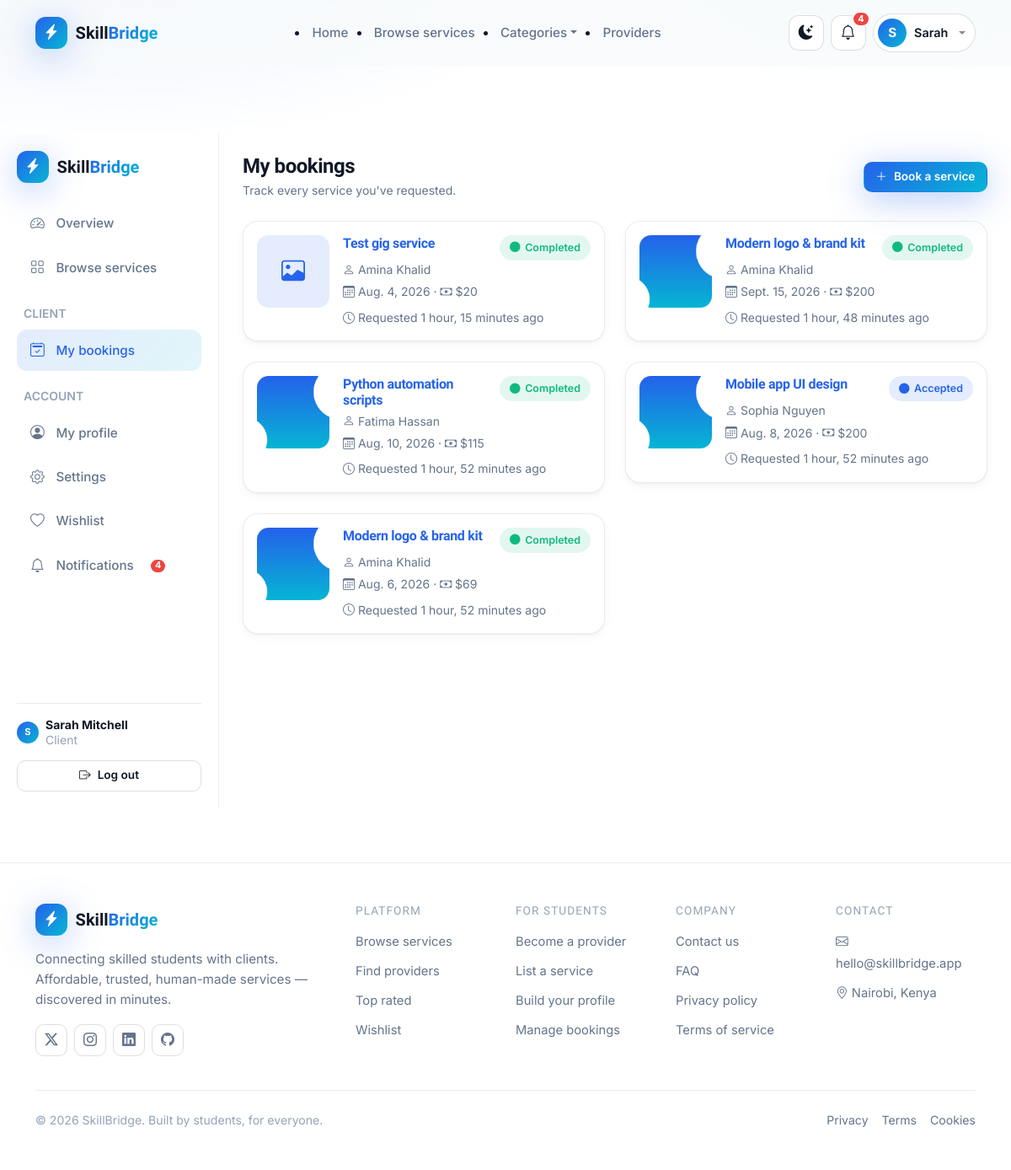
/bookings/mine/ (signed in), run on the app's committed database.
### accounts/models.py (models this page shows, shortened)
class User(AbstractUser):
    class Role(models.TextChoices):
        STUDENT = 'student', 'Student / Provider'
        CLIENT = 'client', 'Client'
    role = models.CharField(max_length=20, choices=Role.choices, default=Role.CLIENT)
    phone = models.CharField(max_length=20, blank=True)
    bio = models.TextField(max_length=1000, blank=True)
    profile_image = models.ImageField(upload_to='profiles/', blank=True, null=True)
    occupation = models.CharField(max_length=120, blank=True)
    location = models.CharField(max_length=120, blank=True)
    website = models.URLField(blank=True)
    skills = models.ManyToManyField('services.Category', related_name='providers', blank=True)
    is_provider_approved = models.BooleanField(
        default=False,
        help_text='Approved by admin before a student can publish services.',
    )
    created_at = models.DateTimeField(auto_now_add=True)
    updated_at = models.DateTimeField(auto_now=True)
    @property
    def is_student(self):
        return self.role == self.Role.STUDENT
    def unread_notifications(self):
        return self.notifications.filter(is_read=False).count()

### bookings/models.py (models this page shows, shortened)
class Booking(models.Model):
    class Status(models.TextChoices):
        PENDING = 'pending', 'Pending'
        ACCEPTED = 'accepted', 'Accepted'
        COMPLETED = 'completed', 'Completed'
        CANCELLED = 'cancelled', 'Cancelled'
    client = models.ForeignKey(
        settings.AUTH_USER_MODEL, on_delete=models.CASCADE, related_name='bookings_made'
    )
    provider = models.ForeignKey(
        settings.AUTH_USER_MODEL, on_delete=models.CASCADE, related_name='bookings_received'
    )
    service = models.ForeignKey('services.Service', on_delete=models.CASCADE, related_name='bookings')
    description = models.TextField(max_length=2000, blank=True)
    status = models.CharField(max_length=20, choices=Status.choices, default=Status.PENDING)
    preferred_date = models.DateField(null=True, blank=True)
    budget = models.DecimalField(max_digits=10, decimal_places=2, null=True, blank=True)
    created_at = models.DateTimeField(auto_now_add=True)
    updated_at = models.DateTimeField(auto_now=True)
    class Meta:
        ordering = ['-created_at']

### services/models.py (models this page shows, shortened)
class Service(models.Model):
    class Availability(models.TextChoices):
        AVAILABLE = 'available', 'Available'
        BUSY = 'busy', 'Busy'
        LIMITED = 'limited', 'Limited slots'
    title = models.CharField(max_length=160)
    description = models.TextField(max_length=3000)
    category = models.ForeignKey(Category, on_delete=models.SET_NULL, null=True, related_name='services')
    price = models.DecimalField(max_digits=10, decimal_places=2)
    image = models.ImageField(upload_to='services/', blank=True, null=True)
    availability = models.CharField(
        max_length=20, choices=Availability.choices, default=Availability.AVAILABLE
    )
    provider = models.ForeignKey(
        settings.AUTH_USER_MODEL, on_delete=models.CASCADE, related_name='services'
    )
    is_approved = models.BooleanField(
        default=True,
        help_text='Admin approval gate; false hides the listing.',
    )
    created_at = models.DateTimeField(auto_now_add=True)
    updated_at = models.DateTimeField(auto_now=True)
    class Meta:
        ordering = ['-created_at']

### bookings/views.py (the view)
# urls.py: path('mine/', views.my_bookings, name='my_bookings'),
@login_required
def my_bookings(request):
    bookings = Booking.objects.filter(client=request.user).select_related('service', 'service__provider')
    return render(request, 'bookings/my_bookings.html', {'bookings': bookings})

### accounts/context_processors.py (called while the page is built)
def global_context(request):
    ctx = {
        'all_categories': Category.objects.all().order_by('name'),
        'total_categories': Category.objects.count(),
    }
    if request.user.is_authenticated:
        ctx['unread_notification_count'] = request.user.unread_notifications()
    return ctx

### templates/bookings/my_bookings.html (shortened to what this page needs)
{% extends 'base.html' %}
{% load static %}
{% block body_class %}sb-dash-body{% endblock %}
{% block content %}
<div class="sb-dash-wrap">
  {% include 'dashboard/includes/sidebar.html' %}
  <main class="sb-dash-main">
    <div class="sb-dash-topbar">
      <div>
        <h4 class="fw-bold mb-1">My bookings</h4>
        <div class="sb-text-muted small">Track every service you've requested.</div>
      </div>
      <a href="{% url 'services:browse' %}" class="sb-btn sb-btn-primary sb-btn-sm"><i class="bi bi-plus-lg"></i> Book a service</a>
    </div>
    <div class="row g-4">
      {% for b in bookings %}
        <div class="col-md-6">
          <a href="{% url 'bookings:detail' pk=b.pk %}" class="text-decoration-none">
            <div class="sb-card p-3 d-flex gap-3">
              {% if b.service.image %}
                <img src="{{ b.service.image.url }}" alt="" style="width:86px;height:86px;object-fit:cover;border-radius:14px">
              {% else %}
                <span class="sb-stat-icon sb-stat-icon--blue" style="width:86px;height:86px;border-radius:14px"><i class="bi bi-image fs-3"></i></span>
              {% endif %}
              <div class="flex-grow-1 min-w-0">
                <div class="d-flex justify-content-between align-items-start gap-2">
                  <h6 class="fw-bold mb-1 text-reset">{{ b.service.title|truncatechars:44 }}</h6>
                  <span class="sb-badge sb-badge--{{ b.status }}"><i class="bi bi-circle-fill"></i> {{ b.get_status_display }}</span>
                </div>
                <div class="sb-text-muted small mb-1">
                  <i class="bi bi-person"></i> {{ b.provider.get_full_name|default:b.provider.username }}
                </div>
                <div class="sb-text-muted small mb-2">
                  <i class="bi bi-calendar3"></i> {{ b.preferred_date|default:"Date not set" }} · <i class="bi bi-cash"></i> ${{ b.budget|default:b.service.price|floatformat:0 }}
                </div>
                <div class="sb-text-muted small">
                  <i class="bi bi-clock"></i> Requested {{ b.created_at|timesince }} ago
                </div>
              </div>
            </div>
          </a>
        </div>
      {% endfor %}
    </div>
  </main>
</div>
{% endblock %}

### templates/includes/navbar.html (shortened to what this page needs)
{% load static %}
<nav class="sb-navbar {% if request.resolver_match.url_name == 'home' %}sb-navbar--transparent{% endif %}" id="mainNavbar">
  <div class="container">
    <div class="d-flex align-items-center justify-content-between py-3">
      <a class="sb-brand" href="{% url 'services:home' %}">
        <span class="sb-brand-mark"><i class="bi bi-lightning-charge-fill"></i></span>
        <span class="sb-brand-text">Skill<span>Bridge</span></span>
      </a>
      <ul class="sb-nav-links d-none d-lg-flex align-items-center gap-4 mb-0">
        <li><a class="{% if request.resolver_match.url_name == 'home' %}active{% endif %}" href="{% url 'services:home' %}">Home</a></li>
        <li><a class="{% if request.resolver_match.url_name == 'browse' %}active{% endif %}" href="{% url 'services:browse' %}">Browse services</a></li>
        <li class="nav-item dropdown">
          <a class="dropdown-toggle" data-bs-toggle="dropdown" href="#" role="button">Categories</a>
        </li>
        <li><a class="{% if request.resolver_match.url_name == 'providers' %}active{% endif %}" href="{% url 'services:providers' %}">Providers</a></li>
      </ul>
      <div class="d-flex align-items-center gap-2 sb-nav-actions">
        <button class="sb-icon-btn" id="themeToggle" title="Toggle dark mode" aria-label="Toggle dark mode">
        </button>
        {% if user.is_authenticated %}
          <a class="sb-icon-btn position-relative" href="{% url 'accounts:notifications' %}" title="Notifications">
            <i class="bi bi-bell"></i>
            {% if unread_notification_count %}
              <span class="sb-badge-dot">{{ unread_notification_count }}</span>
            {% endif %}
          </a>
          <div class="dropdown">
            <button class="sb-avatar-btn dropdown-toggle" data-bs-toggle="dropdown" aria-expanded="false">
              {% if user.profile_image %}
                <img src="{{ user.profile_image.url }}" alt="{{ user.username }}" class="sb-avatar">
              {% else %}
                <span class="sb-avatar sb-avatar--text">{{ user.first_name|default:user.username|slice:":1" }}</span>
              {% endif %}
              <span class="d-none d-md-inline">{{ user.first_name|default:user.username|truncatechars:12 }}</span>
            </button>
          </div>
        {% else %}
          <a class="sb-btn sb-btn-ghost d-none d-sm-inline-flex" href="{% url 'accounts:login' %}">Log in</a>
          <a class="sb-btn sb-btn-primary sb-nav-cta" href="{% url 'accounts:register' %}">Get started</a>
        {% endif %}
      </div>
    </div>
  </div>
</nav>

### templates/dashboard/includes/sidebar.html (shortened to what this page needs)
<aside class="sb-sidebar">
  <a class="sb-brand" href="{% url 'services:home' %}">
    <span class="sb-brand-mark"><i class="bi bi-lightning-charge-fill"></i></span>
    <span class="sb-brand-text">Skill<span>Bridge</span></span>
  </a>
  <nav class="sb-sidebar-nav">
    <a href="{% url 'dashboard:home' %}" class="{% if request.resolver_match.url_name == 'home' and request.resolver_match.namespace == 'dashboard' %}active{% endif %}">
      <i class="bi bi-speedometer2"></i> Overview
    </a>
    <a href="{% url 'services:browse' %}"><i class="bi bi-grid"></i> Browse services</a>
    {% if user.is_student %}
      <div class="sb-text-soft small fw-semibold mt-3 mb-1 px-2">PROVIDER</div>
      <a href="{% url 'services:my_services' %}" class="{% if request.resolver_match.namespace == 'services' and request.resolver_match.url_name == 'my_services' %}active{% endif %}">
        <i class="bi bi-grid-1x2"></i> My services
      </a>
      <a href="{% url 'services:create' %}" class="{% if request.resolver_match.url_name == 'create' %}active{% endif %}">
        <i class="bi bi-plus-square"></i> Add service
      </a>
      <a href="{% url 'bookings:incoming' %}" class="{% if request.resolver_match.url_name == 'incoming' %}active{% endif %}">
        <i class="bi bi-inbox"></i> Incoming bookings
      </a>
    {% else %}
      <div class="sb-text-soft small fw-semibold mt-3 mb-1 px-2">CLIENT</div>
      <a href="{% url 'bookings:my_bookings' %}" class="{% if request.resolver_match.url_name == 'my_bookings' %}active{% endif %}">
        <i class="bi bi-calendar2-check"></i> My bookings
      </a>
    {% endif %}
    <div class="sb-text-soft small fw-semibold mt-3 mb-1 px-2">ACCOUNT</div>
    <a href="{% url 'accounts:profile' %}"><i class="bi bi-person-circle"></i> My profile</a>
    <a href="{% url 'accounts:edit_profile' %}" class="{% if request.resolver_match.url_name == 'edit_profile' %}active{% endif %}">
      <i class="bi bi-gear"></i> Settings
    </a>
    <a href="{% url 'services:wishlist' %}" class="{% if request.resolver_match.url_name == 'wishlist' %}active{% endif %}">
      <i class="bi bi-heart"></i> Wishlist
    </a>
    <a href="{% url 'accounts:notifications' %}">
      <i class="bi bi-bell"></i> Notifications
      {% if unread_notification_count %}<span class="sb-badge-dot sb-badge-dot--static">{{ unread_notification_count }}</span>{% endif %}
    </a>
  </nav>
  <div class="sb-sidebar-footer">
    <div class="d-flex align-items-center gap-2 mb-3">
      {% if user.profile_image %}
        <img src="{{ user.profile_image.url }}" alt="" class="sb-avatar sb-avatar--sm">
      {% else %}
        <span class="sb-avatar sb-avatar--text sb-avatar--sm">{{ user.first_name|default:user.username|slice:":1" }}</span>
      {% endif %}
      <div class="small lh-sm">
        <div class="fw-bold">{{ user.get_full_name|default:user.username }}</div>
        <div class="sb-text-soft">{{ user.get_role_display }}</div>
      </div>
    </div>
    <form method="post" action="{% url 'accounts:logout' %}">
      <button type="submit" class="sb-btn sb-btn-ghost sb-btn-sm w-100"><i class="bi bi-box-arrow-right"></i> Log out</button>
    </form>
  </div>
</aside>

### data on the page
User: first_name "S", first_name "Sarah", get_full_name "Sarah Mitchell", role "Client"
Booking: service "Test gig service", status "Completed", provider.get_full_name "Amina Khalid", preferred_date "Aug. 4, 2026", budget "20", created_at "1 hour, 15 minutes"
Booking: service.image (picture), service "Modern logo & brand kit", status "Completed", provider.get_full_name "Amina Khalid", preferred_date "Sept. 15, 2026", budget "200", created_at "1 hour, 48 minutes"
Booking: service.image (picture), service "Python automation scripts", status "Completed", provider.get_full_name "Fatima Hassan", preferred_date "Aug. 10, 2026", budget "115", created_at "1 hour, 52 minutes"
Booking: service.image (picture), service "Mobile app UI design", status "Accepted", provider.get_full_name "Sophia Nguyen", preferred_date "Aug. 8, 2026", budget "200", created_at "1 hour, 52 minutes"
Booking: service.image (picture), service "Modern logo & brand kit", status "Completed", provider.get_full_name "Amina Khalid", preferred_date "Aug. 6, 2026", budget "69", created_at "1 hour, 52 minutes"

### other printed values
{{ unread_notification_count }} "4"
